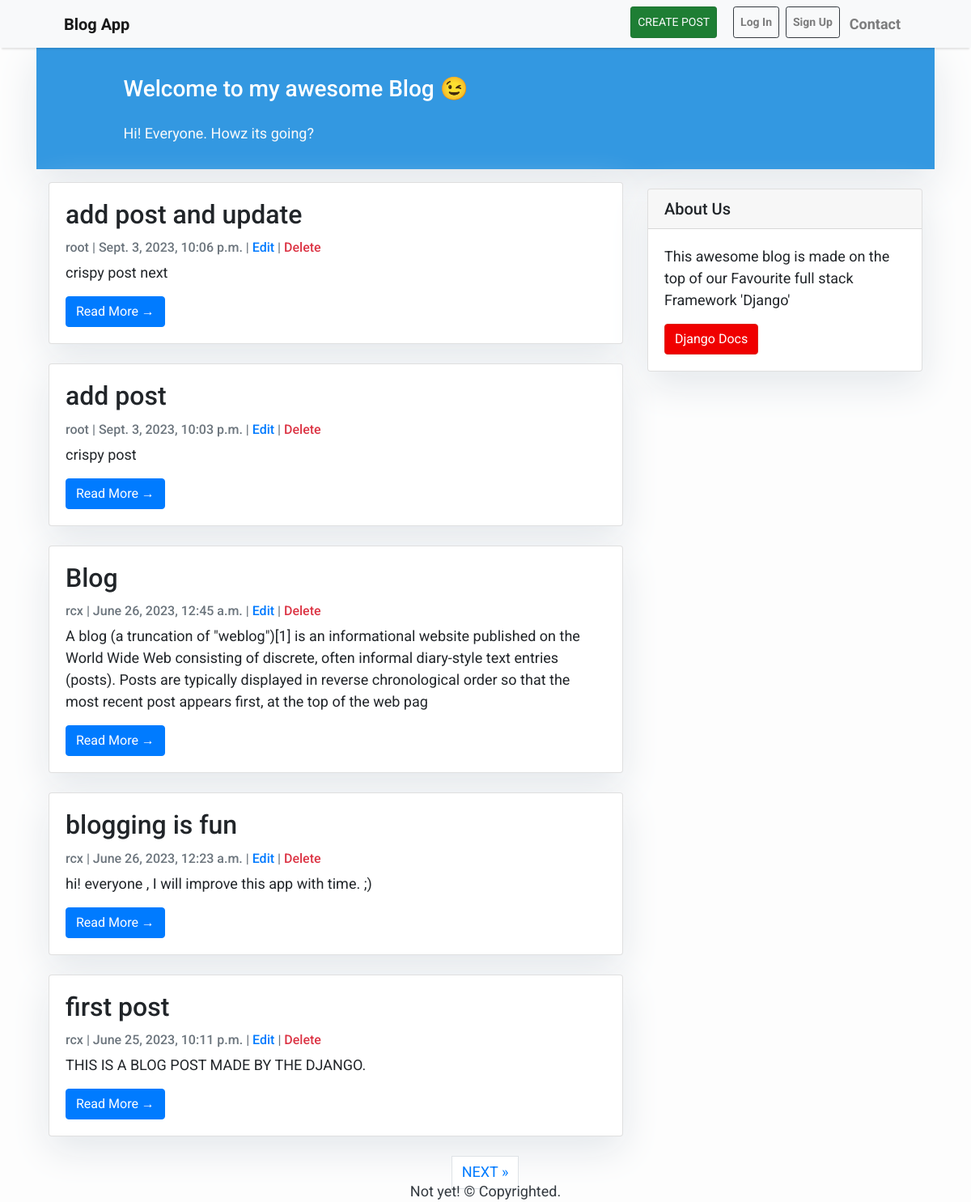
The app's page /, older data.
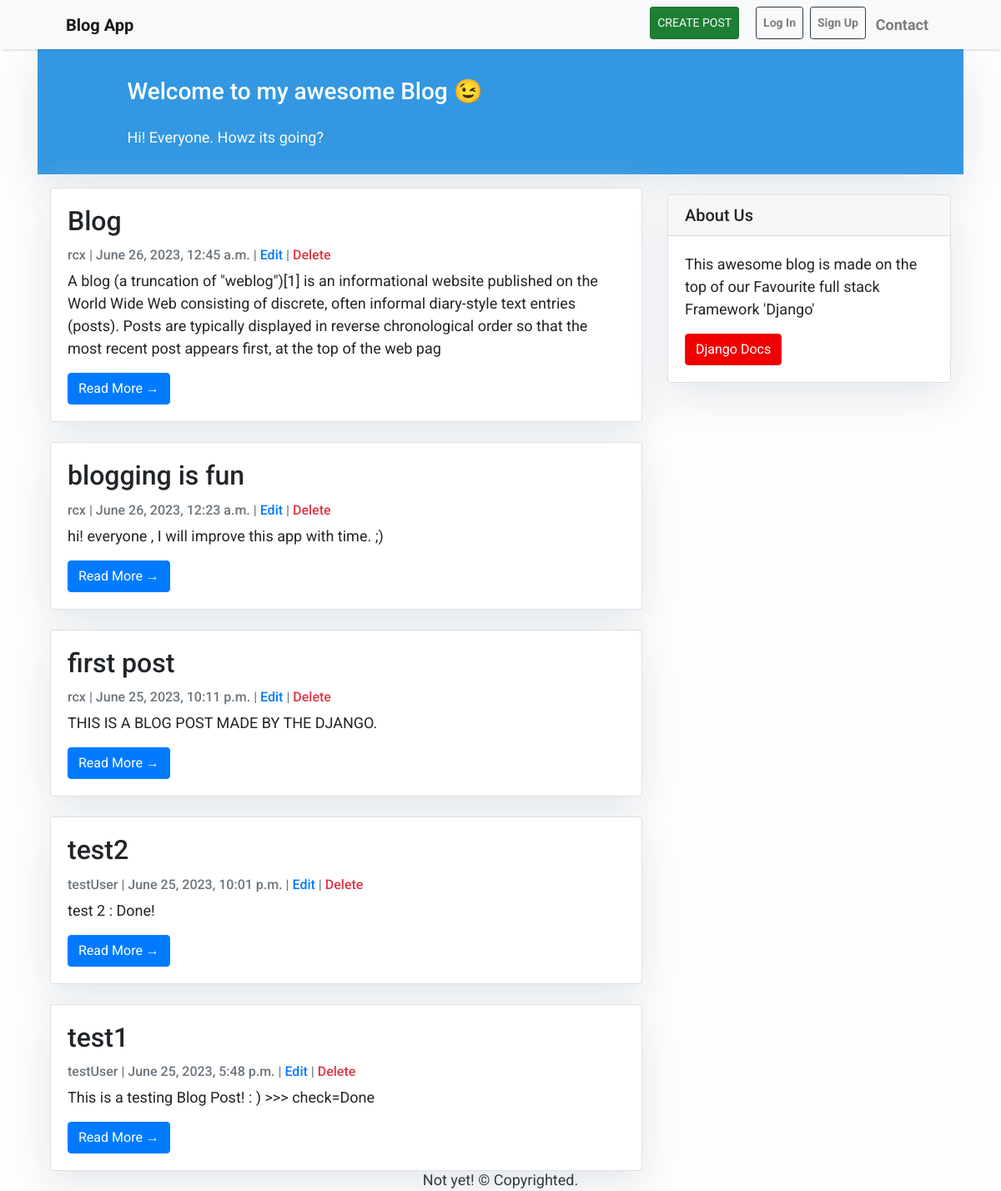
The same page, newer data.
### blogging/models.py (models this page shows, shortened)
class Post(models.Model):
    title = models.CharField(max_length=150, unique=True)
    slug = models.SlugField(max_length=200, unique=True)
    author = models.ForeignKey(User,on_delete=models.CASCADE,related_name='blog_posts')
    updated_on = models.DateTimeField(auto_now=True)
    content = models.TextField()
    created_on = models.DateTimeField(auto_now_add=True)
    status = models.IntegerField(choices=status,default = 1)
    class Meta:
        ordering = ['-created_on'] # - is the sign of descending

### blogging/views.py (the view)
# urls.py: path('',PostList.as_view(), name = 'home'),
class PostList(generic.ListView):
    queryset = Post.objects.filter(status=1).order_by('-created_on')
    template_name = 'blogging/index.html'
    paginate_by = 5 # pagination 3 post per page

### blogging/templates/blogging/index.html (shortened to what this page needs)
{% extends "base.html" %}
{% block content %}
<header class="masthead">
    <div class="container">
        <div class="row">
            <div class=" col-md-8 col-md-10 mx-auto">
                <div class="site-heading">
                    <h3 class=" site-heading my-4 mt-3 text-white"> Welcome to my awesome Blog &#128521;</h3>
                    <p class="text-light">Hi! Everyone. Howz its going?</p>
                </div>
            </div>
        </div>
    </div>
</header>
<div class="container">
    <div class="row">
        <div class="col-md-8 mt-3 left">
            {% for post in post_list %}
            <div class="card mb-4">
                <div class="card-body">
                    <h2 class="card-title">{{ post.title }}</h2>
                    <p class="card-text text-muted h6">{{ post.author }} | {{ post.created_on}} | <a href="{% url 'updatePost' post.slug %}">Edit</a> | <a href="{% url 'deletePost' post.slug %}" class="text-danger">Delete</a></p>
                    <p class="card-text">{{post.content|striptags|slice:":300" }}</p>
                    <a href="{% url 'postDetail' post.slug %}" class="btn btn-primary">Read More &rarr;</a>
                </div>
            </div>
            {% endfor %}
        </div>
        {% block sidebar %} {% include 'sidebar.html' %} {% endblock sidebar %}
    </div>
</div>
{% if is_paginated %}
<div>
    <nav aria-label="Page navigation container">
    <ul class="pagination justify-content-center">
        {% if page_obj.has_next %}
            <li><a href="?page={{ page_obj.next_page_number }}" class="page-link">NEXT &raquo;</a></li>
        {% endif %}
        </ul>
    </nav>
</div>
{% endif %}
{% endblock %}

Row changes from the older to the newer data that the page shows:
removed Post: title "add post and update", author "root", created_on "Sept. 3, 2023, 10:06 p.m.", content "crispy post next"
removed Post: title "add post", author "root", created_on "Sept. 3, 2023, 10:03 p.m.", content "crispy post"
now on this page (row unchanged): Post: title "test2", author "testUser", created_on "June 25, 2023, 10:01 p.m.", content "test 2 : Done!"
now on this page (row unchanged): Post: title "test1", author "testUser", created_on "June 25, 2023, 5:48 p.m.", content "This is a testing Blog Post! : ) >>> check=Done"
Text that changed along with them:
text no longer shown: "NEXT »"
